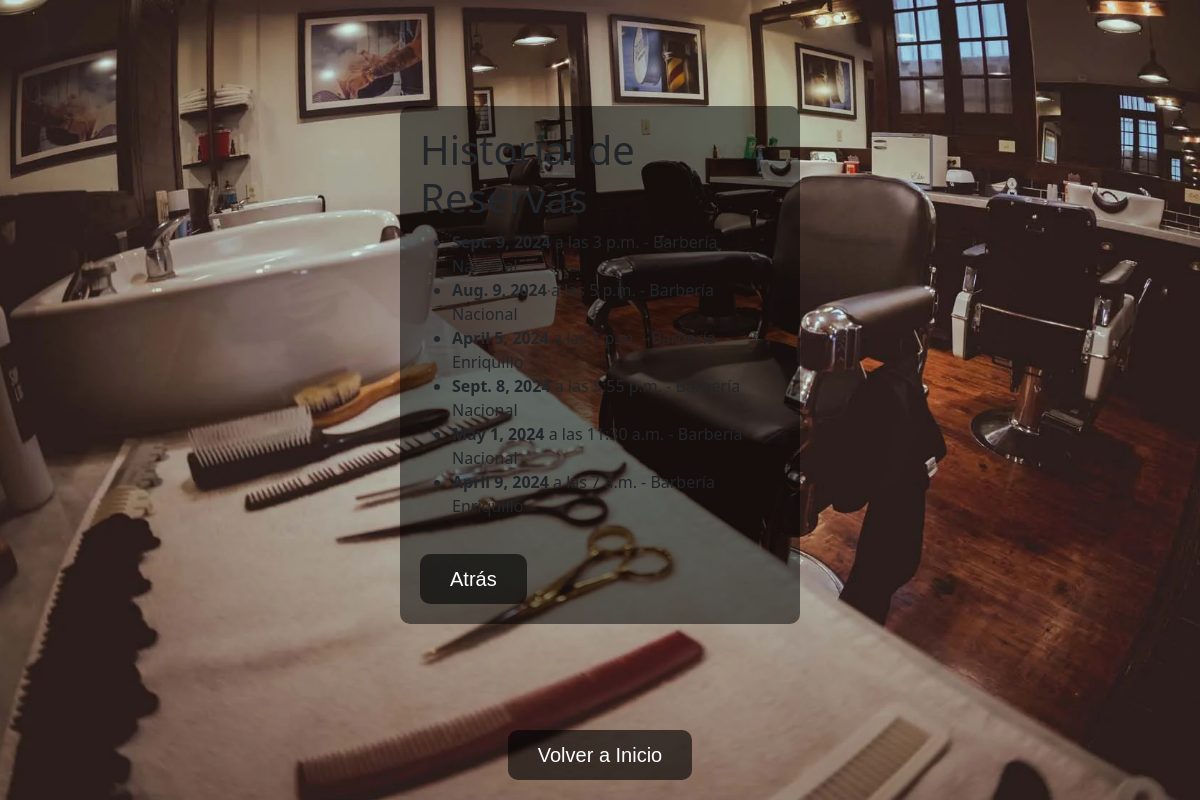
Screenshot of /appointment-history/ (signed in) with the database file from the repository.
### crm/models.py (models this page shows, shortened)
class Appointment(models.Model):
    barber_shop = models.ForeignKey(BarberShop, on_delete=models.CASCADE, default='1')
    customer = models.ForeignKey(User, on_delete=models.CASCADE)
    date = models.DateField()
    time = models.TimeField()
    issued_date = models.DateTimeField(default=timezone.now)
    is_expired = models.BooleanField(default=False)

class BarberShop(models.Model):
    name = models.CharField(max_length=100)

### crm/views.py (the view)
# urls.py: path('appointment-history/', appointment_history, name='appointment_history'),
@login_required
def appointment_history(request):
    past_appointments = Appointment.objects.filter(date__lt=timezone.now().date())
    return render(request, 'appointment_history.html', {'past_appointments': past_appointments})

### crm/templates/appointment_history.html (shortened to what this page needs)
{% extends 'base.html' %}
{% block content %}
    <h1>Historial de Reservas</h1>
    {% if past_appointments %}
        <ul>
            {% for appointment in past_appointments %}
                <li>
                    <strong>{{ appointment.date }}</strong> a las {{ appointment.time }} - {{ appointment.barber_shop.name }}
                </li>
            {% endfor %}
        </ul>
    {% else %}
        <p>No hay historial de reservas.</p>
    {% endif %}
    <button onclick="goToList()">Atrás</button>
{% endblock %}

### crm/templates/base.html (shortened to what this page needs)
<!DOCTYPE html>
<html lang="en">
<head>
    <link rel="stylesheet" href="https://cdn.jsdelivr.net/npm/bootstrap@5.2.0-beta1/dist/css/bootstrap.min.css">
</head>
<body>
    <main>
        {% block content %}
        {% endblock %}
    </main>
    <button onclick="goToDashboard()">Volver a Inicio</button>
</body>
</html>

### crm/templates/base.html (style rules this page uses)
body { background-image: url('../../static/crm/images/Barberia.webp'); background-size: cover; background-position: center; height: 100vh; display: flex; flex-direction: column; align-items: center; justify-content: center; padding: 20px; margin: 0; }
main { background-color: rgba(0, 0, 0, 0.5); border-radius: 10px; padding: 20px; max-width: 400px; margin: auto; }
button { margin-top: 20px; background-color: rgba(0, 0, 0, 0.6); color: #fff; border: none; border-radius: 10px; padding: 10px 30px; font-size: 20px; font-family: Arial, sans-serif; cursor: pointer; transition: background-color 0.3s; }

### rows the page displays
Appointment: date "Sept. 9, 2024", time "3 p.m.", barber_shop.name "Barbería Nacional"
Appointment: date "Aug. 9, 2024", time "5 p.m.", barber_shop.name "Barbería Nacional"
Appointment: date "April 5, 2024", time "1 p.m.", barber_shop.name "Barbería Enriquillo"
Appointment: date "Sept. 8, 2024", time "5:55 p.m.", barber_shop.name "Barbería Nacional"
Appointment: date "May 1, 2024", time "11:30 a.m.", barber_shop.name "Barbería Nacional"
Appointment: date "April 9, 2024", time "7 a.m.", barber_shop.name "Barbería Enriquillo"
